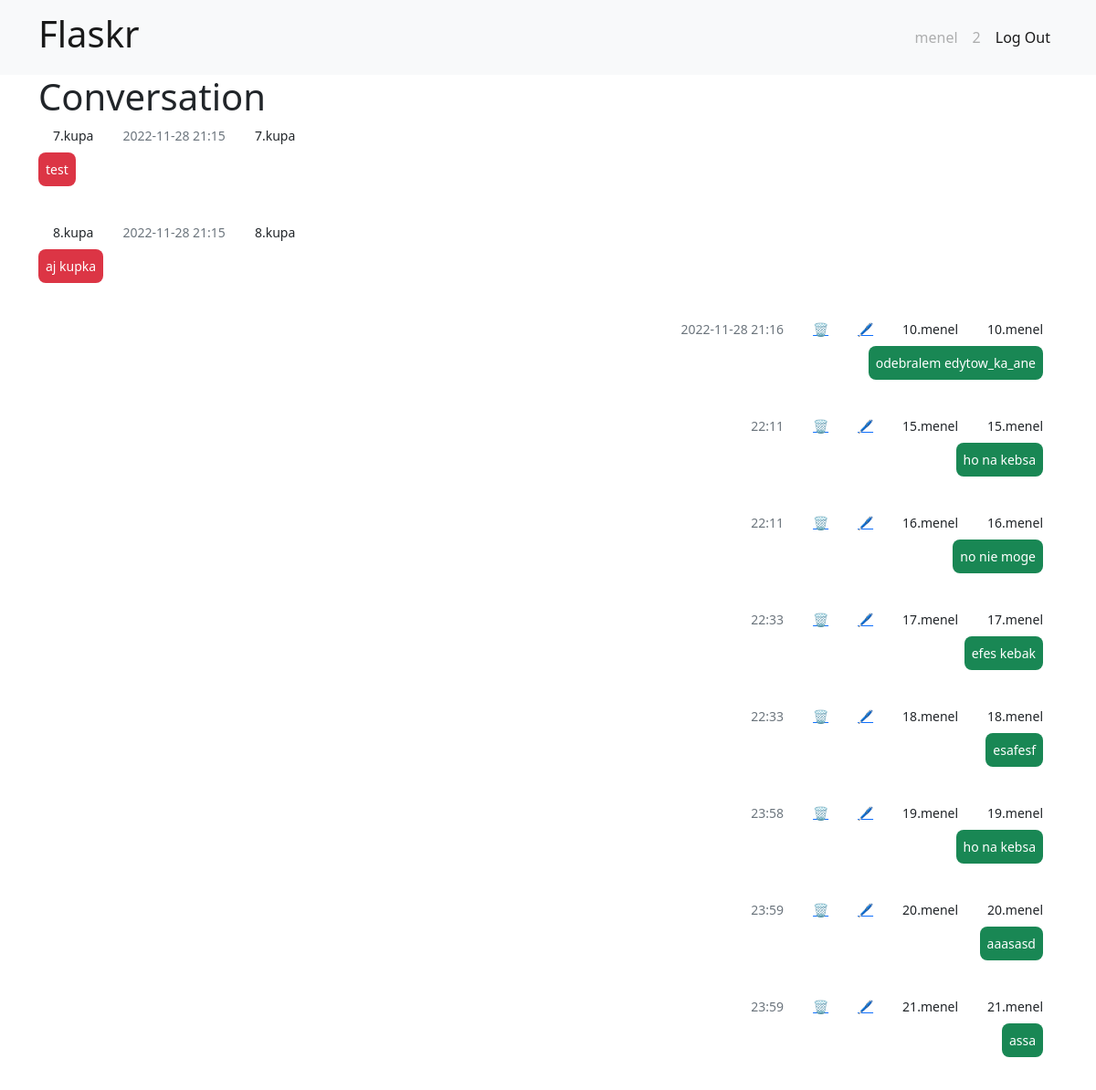
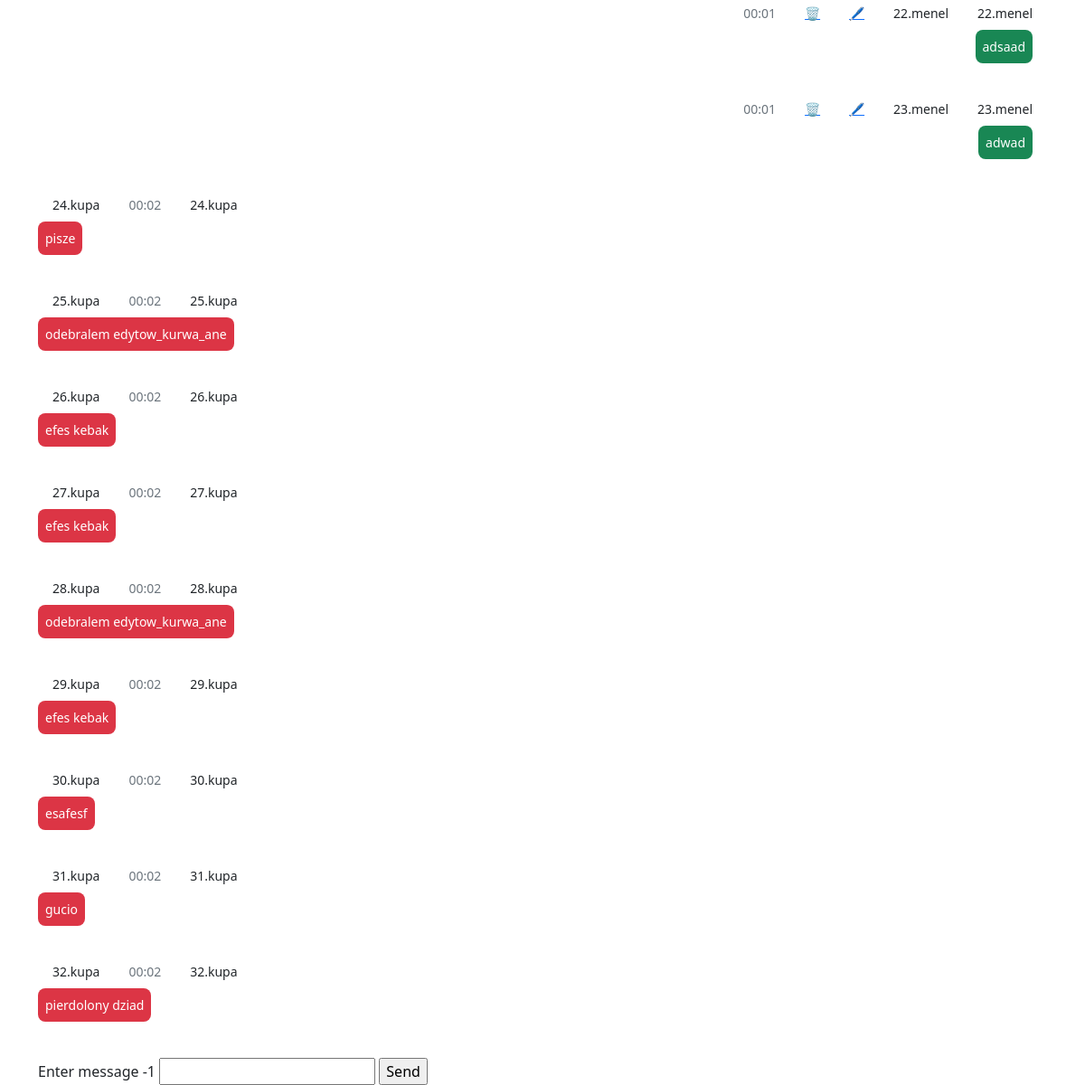
Page /conv/2 (signed in) on the committed database (2 pictures, top to bottom).
### tables this page shows
CREATE TABLE user (
    id INTEGER PRIMARY KEY AUTOINCREMENT,
    nickname TEXT UNIQUE NOT NULL,
    username TEXT UNIQUE NOT NULL,
    password TEXT NOT NULL
);

CREATE TABLE message (
    id INTEGER PRIMARY KEY AUTOINCREMENT,
    author TEXT NOT NULL,
    value TEXT NOT NULL,
    date DATETIME NOT NULL,
    conv INTEGER
);

### chat/conv.py (the view, shortened to what this page needs)
@bp.route('/conv/<id>', methods=('GET', 'POST'))
@login_required
def conversation(id):
    db = get_db()
    messages = []
    try:
        messages = db.execute(
            f'SELECT * FROM message WHERE conv = {id}'
        ).fetchall()
        messages = messages[-50:]
        messages = [{k: item[k] for k in item.keys()} for item in messages]
    except Exception:
        pass
    for i in messages:
        i['date'] = datetime.strptime(i['date'], "%Y-%m-%d %H:%M:%S.%f")
        if i['date'] + timedelta(days=1) < datetime.now():
            i['date'] = datetime.strftime(i['date'], "%Y-%m-%d %H:%M")
        else:
            i['date'] = datetime.strftime(i['date'], "%H:%M")
        print(i['date'])
    user = -1
    uid = g.user['id']
    try:
        item = messages[-1]
        t = item['cuser']
        if item['cuser'] == uid:
            t = item['suser']
        user = db.execute(
                f'SELECT nickname FROM user WHERE id = {t}'
        ).fetchall()
        user = user[0]['nickname']
    except Exception:
        pass
    return render_template('chat/conversation.html', messages = messages, user=user, conv=id)

### chat/auth.py (called while the page is built)
@bp.before_app_request
def load_logged_in_user():
    user_id = session.get('user_id')
    if user_id is None:
        g.user = None
    else:
        g.user = get_db().execute(
            'SELECT * FROM user WHERE id = ?', (user_id,)
        ).fetchone()

def login_required(view):
    @functools.wraps(view)
    def wrapped_view(**kwargs):
        if g.user is None:
            return redirect(url_for('auth.login'))
        return view(**kwargs)
    return wrapped_view

### chat/db.py (called while the page is built)
def get_db():
    if 'db' not in g:
        g.db = sqlite3.connect(
            current_app.config['DATABASE'],
            detect_types=sqlite3.PARSE_DECLTYPES
        )
        g.db.row_factory = sqlite3.Row
    return g.db

### chat/templates/chat/conversation.html (shortened to what this page needs)
{% extends 'base.html' %}
{% block header %}
<h1>{% block title %}Conversation{% endblock %}</h1>
{% endblock %}
{% block content %}
<div class="row d-flex justify-content-center">
  {% for msg in messages %}
  <div class="d-flex {% if msg['author'] == g.user['nickname'] %}justify-content-end {% else %} justify-content-start{% endif %}">
    {% if msg['author'] == g.user['nickname'] %}
    <p class="small px-3 mb-1 text-muted">{{ msg['date'] }}</p>
      {% if msg['author'] == g.user['nickname'] %}
        <a class="small px-3 mb-1 card-link" href="{{ url_for('conv.delete', conv=conv, id=msg['id']) }}">🗑</a>
        <a class=" small px-3 mb-1 card-link" href="{{ url_for('conv.edit', conv=conv, id=msg['id']) }}">🖊</a>
      {% endif %}
    <p class="small px-3 mb-1">{{ msg['id'] }}.{{ msg['author'] }}</p>
    {% else %}
    <p class="small px-3 mb-1">{{ msg['id'] }}.{{ msg['author'] }}</p>
    <p class="small px-3 mb-1 text-muted">{{ msg['date'] }}</p>
    {% endif %}
    <p class="small px-3 mb-1">{{ msg['id'] }}.{{ msg['author'] }}</p>
  </div>
  <div
    class="d-flex flex-row {% if msg['author'] == g.user['nickname'] %}justify-content-end {% else %} justify-content-start{% endif %} mb-4 pt-1">
    <div>
      <p class="small p-2 me-3 mb-3 text-white rounded-3 {% if msg['author'] == g.user['nickname'] %}bg-success {% else %} bg-danger{% endif %}">{{ msg['value'] }}</p>
    </div>
  </div>
  {% endfor %}
</div>
<form method="post">
  <label for="message">Enter message {{user}}</label>
  <input name="message" id="message" value="{{ request.form['message'] }}" required>
  <input type="submit" value="Send">
</form>
{% endblock %}

### chat/templates/base.html (shortened to what this page needs)
<!doctype html>
<head>
  <link href="https://cdn.jsdelivr.net/npm/bootstrap@5.2.3/dist/css/bootstrap.min.css" rel="stylesheet"
>
</head>
<body>
  <nav class="navbar navbar-expand sticky-top navbar-stick-top bg-light">
    <div class="container container-fluid">
      <a class="navbar-brand" href="{{ url_for('conv.index') }}">
        <h1>Flaskr</h1>
      </a>
      <div class="d-flex flex-row-reverse">
        <ul class="navbar-nav">
          {% if g.user %}
          <li class="nav-item">
            <a class="nav-link disabled" aria-current="page" href="#">{{ g.user['username'] }}</a>
          </li>
          <li class="nav-item">
            <a class="nav-link disabled" href="#">{{ g.user['id'] }}</a>
          </li>
          <li class="nav-item">
            <a class="nav-link active" href="{{ url_for('auth.logout') }}">Log Out</a>
          </li>
          {% endif %}
        </ul>
      </div>
    </div>
  </nav>
  <div class="container">
    <header>
      {% block header %}{% endblock %}
    </header>
    {% block content %}{% endblock %}
  </div>
</body>

### rows in the picture
user: user.username "menel", user.id "2"
message: id "7", author "kupa", date "2022-11-28 21:15", value "test"
message: id "8", author "kupa", date "2022-11-28 21:15", value "aj kupka"
message: date "2022-11-28 21:16", id "10", author "menel", value "odebralem edytow_ka_ane"
message: date "22:11", id "15", author "menel", value "ho na kebsa"
message: date "22:11", id "16", author "menel", value "no nie moge"
message: date "22:33", id "17", author "menel", value "efes kebak"
message: date "22:33", id "18", author "menel", value "esafesf"
message: date "23:58", id "19", author "menel", value "ho na kebsa"
message: date "23:59", id "20", author "menel", value "aaasasd"
message: date "23:59", id "21", author "menel", value "assa"
message: date "00:01", id "22", author "menel", value "adsaad"
message: date "00:01", id "23", author "menel", value "adwad"
message: id "24", author "kupa", date "00:02", value "pisze"
message: id "25", author "kupa", date "00:02", value "odebralem edytow_kurwa_ane"
message: id "26", author "kupa", date "00:02", value "efes kebak"
message: id "27", author "kupa", date "00:02", value "efes kebak"
message: id "28", author "kupa", date "00:02", value "odebralem edytow_kurwa_ane"
message: id "29", author "kupa", date "00:02", value "efes kebak"
message: id "30", author "kupa", date "00:02", value "esafesf"
message: id "31", author "kupa", date "00:02", value "gucio"
message: id "32", author "kupa", date "00:02", value "pierdolony dziad"

### other values in the picture
{{ user }} "-1"
